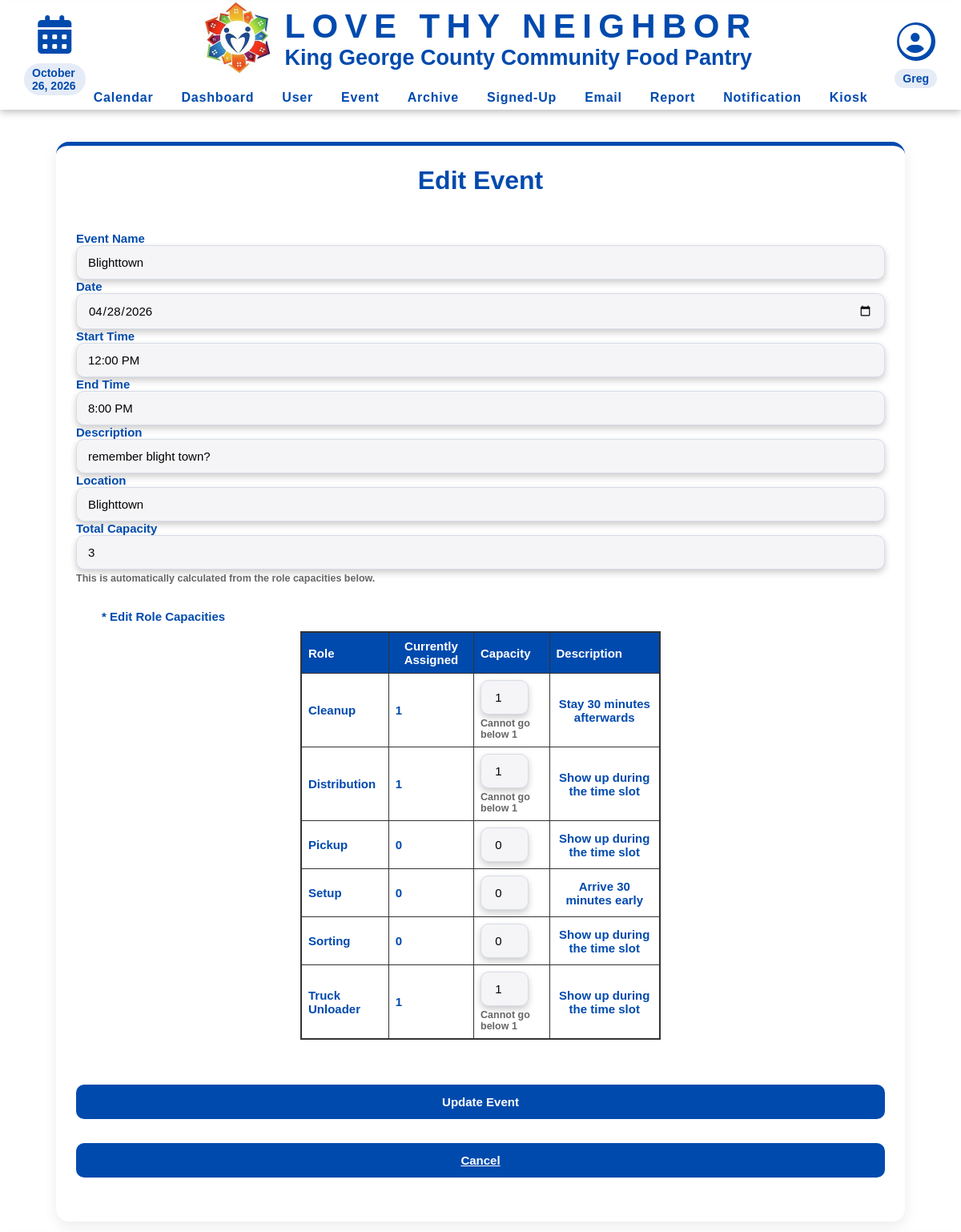
Before: /editEvent.php?id=4 (signed in, upper part) with the older database file.
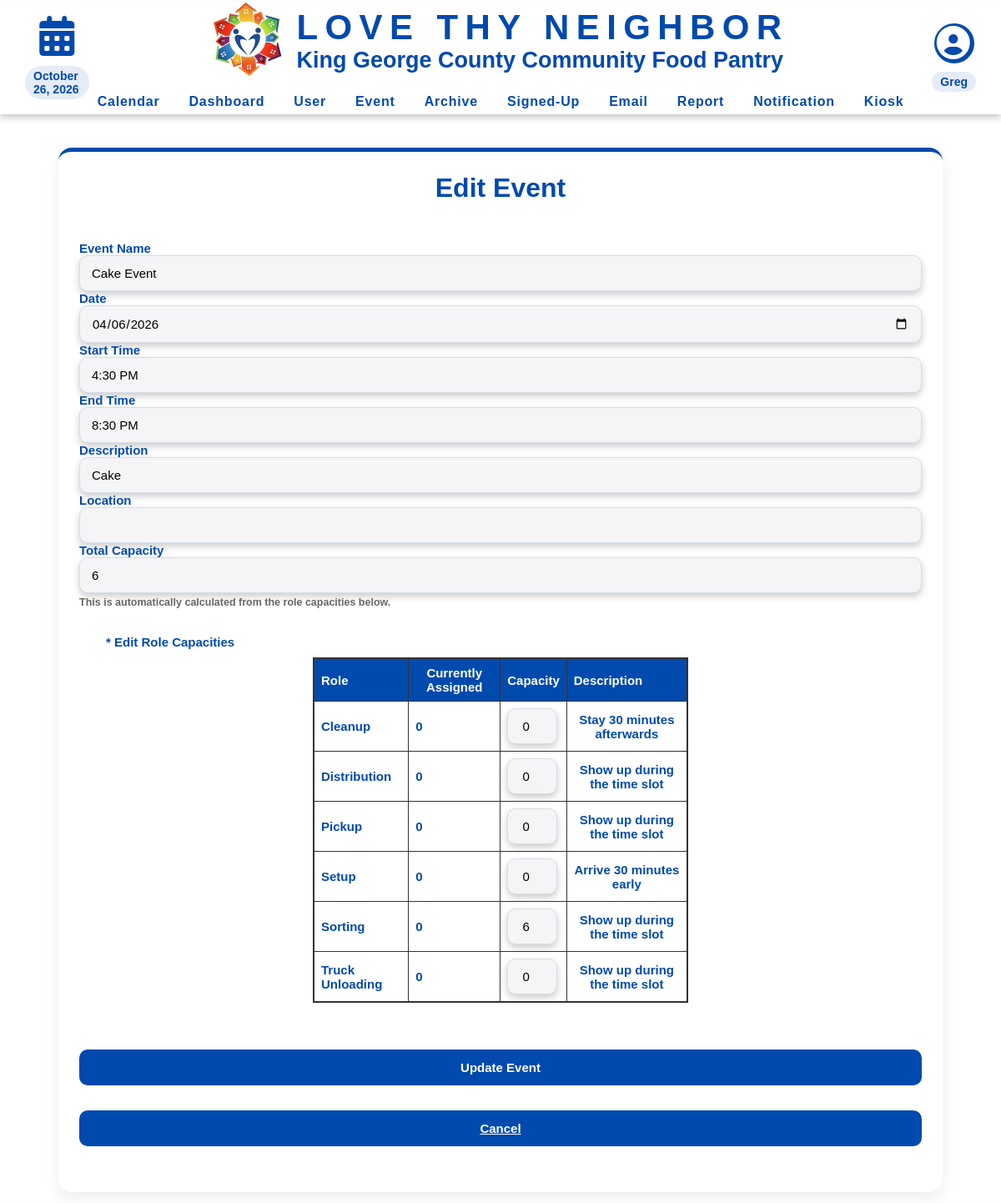
After: the same page with the newer database file.
### tables this page shows
CREATE TABLE `dbevents` (
  `id` int NOT NULL AUTO_INCREMENT,
  `name` text NOT NULL,
  `date` char(10) NOT NULL,
  `startTime` char(5) NOT NULL,
  `endTime` char(5) NOT NULL,
  `description` text NOT NULL,
  `capacity` int NOT NULL,
  `location` text,
  `archived` tinyint DEFAULT NULL,
  PRIMARY KEY (`id`)
);

CREATE TABLE `dbroles` (
  `role_id` int NOT NULL AUTO_INCREMENT,
  `role` varchar(255) DEFAULT NULL,
  `role_description` text,
  `shift_group` enum('Early','Main','Late') NOT NULL DEFAULT 'Main',
  PRIMARY KEY (`role_id`)
);

CREATE TABLE `dbroleevents` (
  `eventID` int NOT NULL,
  `roleID` int NOT NULL,
  `capacity` int NOT NULL,
  PRIMARY KEY (`eventID`,`roleID`)
);

### database/dbEvents.php (called while the page is built, shortened)
<?php
function fetch_event_by_id($id) {
    $connection = connect();
    $query = "select * from dbevents where id = ?";
    $stmt = mysqli_prepare($connection, $query);
    mysqli_stmt_bind_param($stmt, "i", $id);
    mysqli_stmt_execute($stmt);
    $result = mysqli_stmt_get_result($stmt);
    $event = mysqli_fetch_assoc($result);
    if ($event) {
        return $event;
    }
    return null;
}

### include/output.php (called while the page is built, shortened)
<?php
    function hsc($input) {
        return htmlspecialchars($input ?? '');
    }
    function time24hTo12h($time) {
        $tempTime = explode(':', $time);
        $hour = $tempTime[0];
        $minute = $tempTime[1];
        $hour = intval($hour);
        if ($hour < 12) {
            if ($hour == 0) {
                $hour = 12;
            }
            return hsc($hour . ':' . $minute . ' AM');
        } else if ($hour > 12) {
            $hour -= 12;
        }
        return hsc($hour . ':' . $minute . ' PM');
    }

### database/dbRoles.php (called while the page is built, shortened)
<?php
function get_roles() {
    $con = connect();
    $result = mysqli_query($con, "SELECT `role_id`, `role`, `role_description` FROM `dbroles` ORDER BY `role`");
    $roles = [];
    while ($row = mysqli_fetch_assoc($result)) {
        $roles[] = $row;
    }
    return $roles;
}

### database/dbRoleEvents.php (called while the page is built, shortened)
<?php
function get_event_role_capacities($eventID) {
    $con = connect();
    $stmt = $con->prepare("
        SELECT roleID, capacity
        FROM dbroleevents
        WHERE eventID = ?
    ");
    $stmt->bind_param("i", $eventID);
    $stmt->execute();
    $result = $stmt->get_result();
    $caps = [];
    while ($row = $result->fetch_assoc()) {
        $caps[(int)$row['roleID']] = (int)$row['capacity'];
    }
    return $caps;
}
function get_event_role_signup_counts($eventID) {
    $con = connect();
    $stmt = $con->prepare("
        SELECT role_id, COUNT(*) AS assigned_count
        FROM person_roles
        WHERE event_id = ?
        GROUP BY role_id
    ");
    $stmt->bind_param("i", $eventID);
    $stmt->execute();
    $result = $stmt->get_result();
    $counts = [];
    while ($row = $result->fetch_assoc()) {
        $counts[(int)$row['role_id']] = (int)$row['assigned_count'];
    }
    return $counts;
}
?>

### editEvent.php (the view, shortened to what the changed rows need)
<?php
    require_once('database/dbEvents.php');
    require_once('database/dbRoles.php');
    require_once('database/dbRoleEvents.php');
    $args  = sanitize($_GET);
    $id    = $args['id'];
    $event = fetch_event_by_id($id);
    require_once('include/output.php');
    $allRoles = get_roles();
    $eventRoleCaps = get_event_role_capacities($id);
    $assignedByRole = get_event_role_signup_counts($id);
?>
<!DOCTYPE html>
<html>
<head>
    <link rel="stylesheet" href="css/layoutInfo.css">
</head>
<body>
<?php require_once('header.php') ?>
<div class="info-form">
    <div class="page-wrapper">
        <div class="info-card">
            <div class="info-header">
                <h1>Edit Event</h1>
            </div>
            <form id="new-event-form" method="post">
                <label for="name">Event Name</label>
                <input type="text" id="name" name="name"
                       value="<?php echo $event['name'] ?>"
                       required placeholder="Enter name">
                <label for="date">Date</label>
                <input type="date" id="date" name="date"
                       value="<?php echo $event['date'] ?>"
                       min="<?php echo date('Y-m-d'); ?>"
                       required>
                <label for="start-time">Start Time</label>
                <input type="text" id="start-time" name="start-time"
                       value="<?php echo time24hto12h($event['startTime']) ?>"
                       pattern="([1-9]|10|11|12):[0-5][0-9] ?([aApP][mM])"
                       required placeholder="Ex. 12:00 PM">
                <label for="end-time">End Time</label>
                <input type="text" id="end-time" name="end-time"
                       value="<?php echo time24hto12h($event['endTime']) ?>"
                       pattern="([1-9]|10|11|12):[0-5][0-9] ?([aApP][mM])"
                       required placeholder="Ex. 12:00 PM">
                <label for="description">Description</label>
                <input type="text" id="description" name="description"
                       value="<?php echo $event['description'] ?>"
                       required placeholder="Enter description">
                <label for="location">Location</label>
                <input type="text" name="location"
                       value="<?= htmlspecialchars($event['location'], ENT_QUOTES, 'UTF-8') ?>">
                <label for="capacity">Total Capacity</label>
                <input type="number" id="capacity" name="capacity"
                       value="<?php echo (int)$event['capacity']; ?>" readonly>
                <small style="display:block; margin-top:4px; color:#666;">
                    This is automatically calculated from the role capacities below.
                </small>
                <div class="event-sect">
                    <label>* Edit Role Capacities</label>
                    <table class="roles-table">
                        <thead>
                        <tr>
                            <th>Role</th>
                            <th>Currently Assigned</th>
                            <th>Capacity</th>
                            <th>Description</th>
                        </tr>
                        </thead>
                        <tbody>
                        <?php if (!empty($allRoles)): ?>
                            <?php foreach ($allRoles as $role): ?>
                                <?php
                                $roleID = (int)$role['role_id'];
                                $roleName = $role['role'] ?? '';
                                $roleDescription = $role['role_description'] ?? '';
                                $currentCapacity = isset($eventRoleCaps[$roleID])
                                    ? (int)$eventRoleCaps[$roleID] : 0;
                                $assignedCount = isset($assignedByRole[$roleID])
                                    ? (int)$assignedByRole[$roleID] : 0;
                                $minAllowed = $assignedCount;
                                ?>
                                <tr>
                                    <td><?php echo htmlspecialchars($roleName); ?></td>
                                    <td><?php echo $assignedCount; ?></td>
                                    <td>
                                        <input
                                            type="number"
                                            name="role_capacity[<?php echo $roleID; ?>]"
                                            value="<?php echo $currentCapacity; ?>"
                                            min="<?php echo $minAllowed; ?>"
                                            step="1"
                                            class="role-cap-input"
                                            data-assigned="<?php echo $assignedCount; ?>"
                                        >
                                        <?php if ($assignedCount > 0): ?>
                                            <small style="display:block; margin-top:4px; color:#666;">
                                                Cannot go below <?php echo $assignedCount; ?>
                                            </small>
                                        <?php endif; ?>
                                    </td>
                                    <td><?php echo htmlspecialchars($roleDescription); ?></td>
                                </tr>
                            <?php endforeach; ?>
                        <?php else: ?>
                            <tr>
                                <td colspan="4">No roles available.</td>
                            </tr>
                        <?php endif; ?>
                        </tbody>
                    </table>
                </div>
                <div class="email-actions">
                    <button type="submit" name="action" value="send" class="submit-btn">
                    </button>
                </div>
                <div class="email-actions">
                    <a class="submit-btn"
                       href="event.php?id=<?php echo htmlspecialchars($_GET['id']) ?>"
                       style="margin-top: .5rem">
                    </a>
                </div>
            </form>
        </div>
    </div>
</div>
<?php include 'footer.php'; ?>
</body>
</html>

Changed rows visible on the page:
changed dbevents: name "Blighttown" → "Cake Event"; date "04/28/2026" → "04/06/2026"; start-time "12:00 PM" → "4:30 PM"; end-time "8:00 PM" → "8:30 PM"; description "remember blight town?" → "Cake"; capacity "3" → "6"; location "Blighttown" → (not shown)
shown differently, row unchanged: dbroles "Cleanup": role_id "1" → "0"; role_id "1" → (not shown)
shown differently, row unchanged: dbroles "Distribution": role_id "1" → "0"; role_id "1" → (not shown)
computed for dbroles "Sorting": role_id.roleID "0" → "6"
changed dbroles: role "Truck Unloader" → "Truck Unloading"; role_id "1" → "0"; role_id "1" → (not shown)
